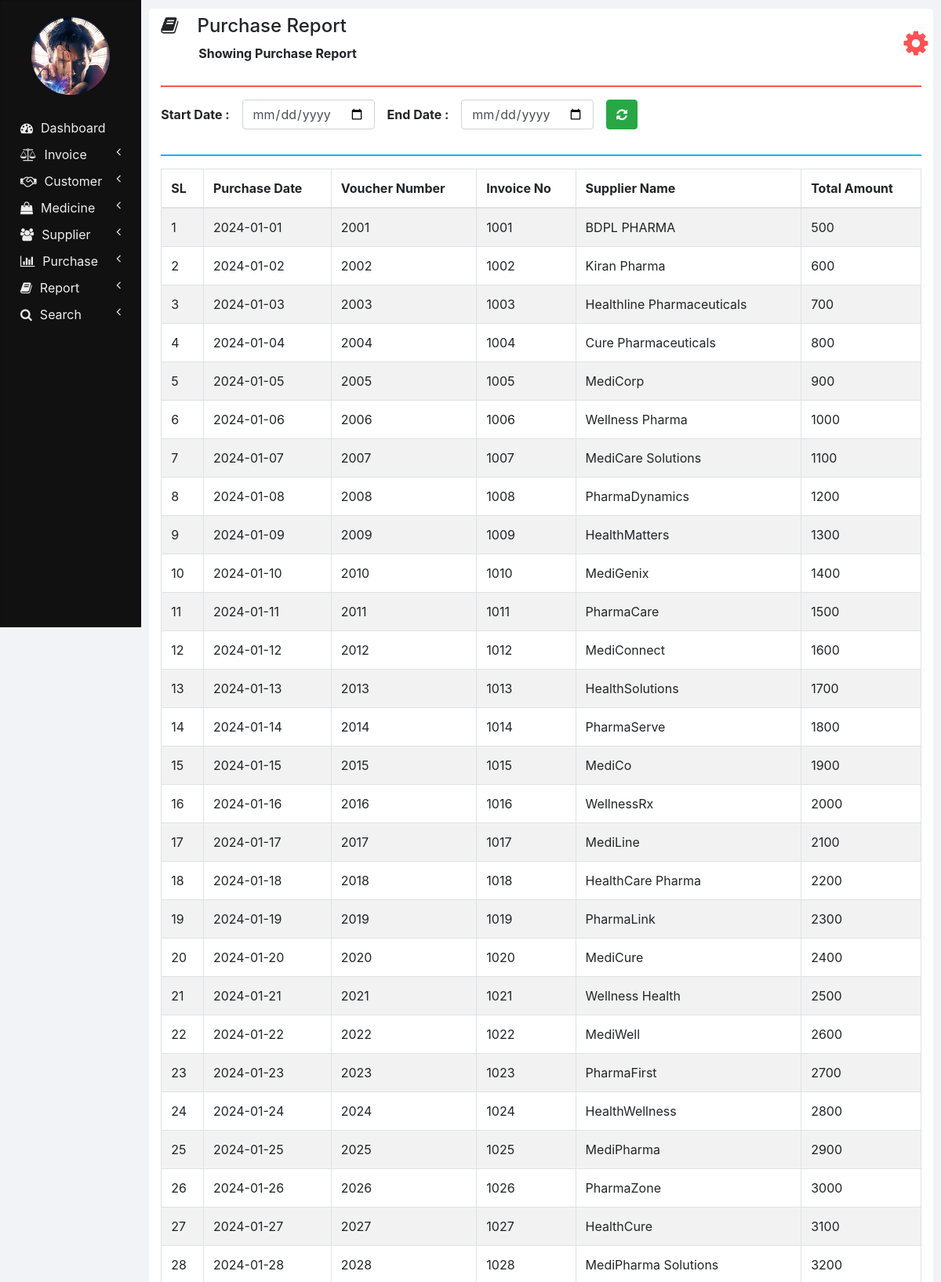
/purchase_report.php (upper part), run on the app's committed database.
### tables this page shows
CREATE TABLE `purchases` (
  `SUPPLIER_NAME` varchar(100) NOT NULL,
  `INVOICE_NUMBER` int(11) NOT NULL,
  `VOUCHER_NUMBER` int(11) NOT NULL,
  `PURCHASE_DATE` varchar(10) NOT NULL,
  `TOTAL_AMOUNT` double NOT NULL,
  `PAYMENT_STATUS` varchar(20) NOT NULL
);

### php/report.php (the view, shortened to what this page needs)
<?php
function showPurchases($start_date, $end_date)
{
?>
  <thead>
    <tr>
      <th>SL</th>
      <th>Purchase Date</th>
      <th>Voucher Number</th>
      <th>Invoice No</th>
      <th>Supplier Name</th>
      <th>Total Amount</th>
    </tr>
  </thead>
  <tbody>
    <?php
    require "db_connection.php";
    if ($con) {
      $seq_no = 0;
      if ($start_date == "" || $end_date == "")
        $query = "SELECT * FROM purchases";
      else
        $query = "SELECT * FROM purchases WHERE PURCHASE_DATE BETWEEN '$start_date' AND '$end_date'";
      $result = mysqli_query($con, $query);
      while ($row = mysqli_fetch_array($result)) {
        $seq_no++;
        showPurchaseRow($seq_no, $row);
      }
    ?>
  </tbody>
<?php
    }
  }
  function showPurchaseRow($seq_no, $row)
  {
?>
<tr>
  <td><?php echo $seq_no; ?></td>
  <td><?php echo $row['PURCHASE_DATE']; ?></td>
  <td><?php echo $row['VOUCHER_NUMBER']; ?></td>
  <td><?php echo $row['INVOICE_NUMBER']; ?></td>
  <td><?php echo $row['SUPPLIER_NAME'] ?></td>
  <td><?php echo $row['TOTAL_AMOUNT']; ?></td>
</tr>
<?php
  }
?>

### css/sidenav.css (style rules this page uses)
body { background-color: #f1f3f6; }
.sidenav { width: 15%; height: 100vh; background-color: #222222; position: fixed; z-index: 1; flex: 1 0 auto; }
.card { width: 100%; height: 100%; top: 0; border-radius: 0; background-color: #111111; }
.logo .profile { margin-left: 50%; border-radius: 50%; transform: translate(-50%); }
.main-menu-item { padding: 5px 5px; cursor: pointer; }
.main-menu-item > a { color: #eeeeee; text-decoration: none; font-size: 16px; }
.main-menu-item > a > span { margin-left: 10px; }

### css/home.css (style rules this page uses)
html, body { height: 100vh; }

### data on the page
purchases: seq_no "1", PURCHASE_DATE "2024-01-01", VOUCHER_NUMBER "2001", INVOICE_NUMBER "1001", SUPPLIER_NAME "BDPL PHARMA", TOTAL_AMOUNT "500"
purchases: seq_no "2", PURCHASE_DATE "2024-01-02", VOUCHER_NUMBER "2002", INVOICE_NUMBER "1002", SUPPLIER_NAME "Kiran Pharma", TOTAL_AMOUNT "600"
purchases: seq_no "3", PURCHASE_DATE "2024-01-03", VOUCHER_NUMBER "2003", INVOICE_NUMBER "1003", SUPPLIER_NAME "Healthline Pharmaceuticals", TOTAL_AMOUNT "700"
purchases: seq_no "4", PURCHASE_DATE "2024-01-04", VOUCHER_NUMBER "2004", INVOICE_NUMBER "1004", SUPPLIER_NAME "Cure Pharmaceuticals", TOTAL_AMOUNT "800"
purchases: seq_no "5", PURCHASE_DATE "2024-01-05", VOUCHER_NUMBER "2005", INVOICE_NUMBER "1005", SUPPLIER_NAME "MediCorp", TOTAL_AMOUNT "900"
purchases: seq_no "6", PURCHASE_DATE "2024-01-06", VOUCHER_NUMBER "2006", INVOICE_NUMBER "1006", SUPPLIER_NAME "Wellness Pharma", TOTAL_AMOUNT "1000"
purchases: seq_no "7", PURCHASE_DATE "2024-01-07", VOUCHER_NUMBER "2007", INVOICE_NUMBER "1007", SUPPLIER_NAME "MediCare Solutions", TOTAL_AMOUNT "1100"
purchases: seq_no "8", PURCHASE_DATE "2024-01-08", VOUCHER_NUMBER "2008", INVOICE_NUMBER "1008", SUPPLIER_NAME "PharmaDynamics", TOTAL_AMOUNT "1200"
purchases: seq_no "9", PURCHASE_DATE "2024-01-09", VOUCHER_NUMBER "2009", INVOICE_NUMBER "1009", SUPPLIER_NAME "HealthMatters", TOTAL_AMOUNT "1300"
purchases: seq_no "10", PURCHASE_DATE "2024-01-10", VOUCHER_NUMBER "2010", INVOICE_NUMBER "1010", SUPPLIER_NAME "MediGenix", TOTAL_AMOUNT "1400"
purchases: seq_no "11", PURCHASE_DATE "2024-01-11", VOUCHER_NUMBER "2011", INVOICE_NUMBER "1011", SUPPLIER_NAME "PharmaCare", TOTAL_AMOUNT "1500"
purchases: seq_no "12", PURCHASE_DATE "2024-01-12", VOUCHER_NUMBER "2012", INVOICE_NUMBER "1012", SUPPLIER_NAME "MediConnect", TOTAL_AMOUNT "1600"
purchases: seq_no "13", PURCHASE_DATE "2024-01-13", VOUCHER_NUMBER "2013", INVOICE_NUMBER "1013", SUPPLIER_NAME "HealthSolutions", TOTAL_AMOUNT "1700"
purchases: seq_no "14", PURCHASE_DATE "2024-01-14", VOUCHER_NUMBER "2014", INVOICE_NUMBER "1014", SUPPLIER_NAME "PharmaServe", TOTAL_AMOUNT "1800"
purchases: seq_no "15", PURCHASE_DATE "2024-01-15", VOUCHER_NUMBER "2015", INVOICE_NUMBER "1015", SUPPLIER_NAME "MediCo", TOTAL_AMOUNT "1900"
purchases: seq_no "16", PURCHASE_DATE "2024-01-16", VOUCHER_NUMBER "2016", INVOICE_NUMBER "1016", SUPPLIER_NAME "WellnessRx", TOTAL_AMOUNT "2000"
purchases: seq_no "17", PURCHASE_DATE "2024-01-17", VOUCHER_NUMBER "2017", INVOICE_NUMBER "1017", SUPPLIER_NAME "MediLine", TOTAL_AMOUNT "2100"
purchases: seq_no "18", PURCHASE_DATE "2024-01-18", VOUCHER_NUMBER "2018", INVOICE_NUMBER "1018", SUPPLIER_NAME "HealthCare Pharma", TOTAL_AMOUNT "2200"
purchases: seq_no "19", PURCHASE_DATE "2024-01-19", VOUCHER_NUMBER "2019", INVOICE_NUMBER "1019", SUPPLIER_NAME "PharmaLink", TOTAL_AMOUNT "2300"
purchases: seq_no "20", PURCHASE_DATE "2024-01-20", VOUCHER_NUMBER "2020", INVOICE_NUMBER "1020", SUPPLIER_NAME "MediCure", TOTAL_AMOUNT "2400"
purchases: seq_no "21", PURCHASE_DATE "2024-01-21", VOUCHER_NUMBER "2021", INVOICE_NUMBER "1021", SUPPLIER_NAME "Wellness Health", TOTAL_AMOUNT "2500"
purchases: seq_no "22", PURCHASE_DATE "2024-01-22", VOUCHER_NUMBER "2022", INVOICE_NUMBER "1022", SUPPLIER_NAME "MediWell", TOTAL_AMOUNT "2600"
purchases: seq_no "23", PURCHASE_DATE "2024-01-23", VOUCHER_NUMBER "2023", INVOICE_NUMBER "1023", SUPPLIER_NAME "PharmaFirst", TOTAL_AMOUNT "2700"
purchases: seq_no "24", PURCHASE_DATE "2024-01-24", VOUCHER_NUMBER "2024", INVOICE_NUMBER "1024", SUPPLIER_NAME "HealthWellness", TOTAL_AMOUNT "2800"
purchases: seq_no "25", PURCHASE_DATE "2024-01-25", VOUCHER_NUMBER "2025", INVOICE_NUMBER "1025", SUPPLIER_NAME "MediPharma", TOTAL_AMOUNT "2900"
purchases: seq_no "26", PURCHASE_DATE "2024-01-26", VOUCHER_NUMBER "2026", INVOICE_NUMBER "1026", SUPPLIER_NAME "PharmaZone", TOTAL_AMOUNT "3000"
purchases: seq_no "27", PURCHASE_DATE "2024-01-27", VOUCHER_NUMBER "2027", INVOICE_NUMBER "1027", SUPPLIER_NAME "HealthCure", TOTAL_AMOUNT "3100"
purchases: seq_no "28", PURCHASE_DATE "2024-01-28", VOUCHER_NUMBER "2028", INVOICE_NUMBER "1028", SUPPLIER_NAME "MediPharma Solutions", TOTAL_AMOUNT "3200"

### other printed values
$heading "Purchase Report"
$sub_heading "Showing Purchase Report"
